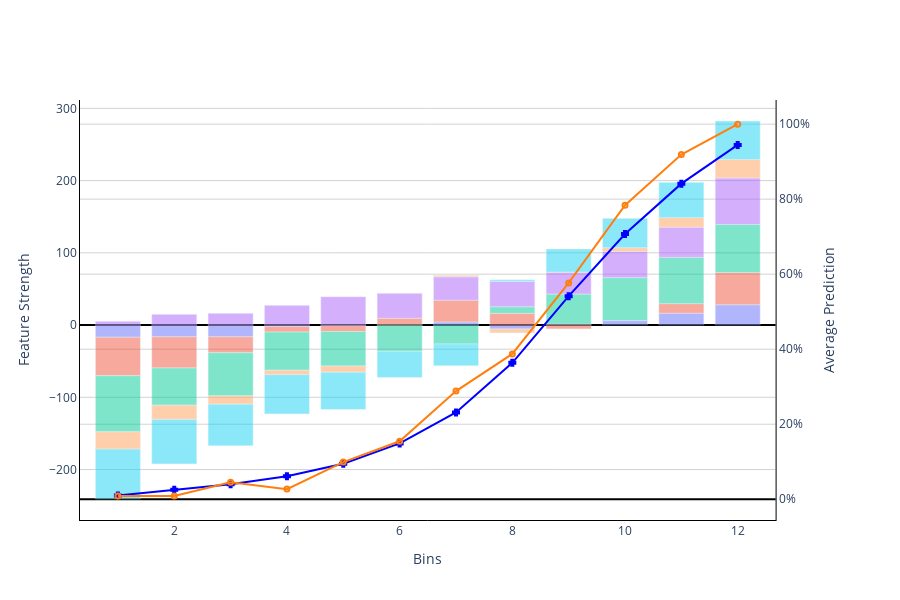

The cell this chart's notebook holds for it:
### Code cell
# plot lift chart with overlaid prediction explanations
plot_prediction_explanations_and_lift_chart(melted, project_id, showlegend=False, max_features=6, bins=12)

### Figure 1 — Plotly figure (JSON) as saved in the notebook; plotly's stock layout.template omitted (floating-point values rounded to 4 significant figures)
{"data": [{"line": {"color": "blue", "width": 2}, "marker": {"color": "blue", "line": {"color": "blue", "width": 2}, "size": 5, "symbol": "cross-open"}, "mode": "lines+markers", "name": "Predictions", "type": "scatter", "x": [1, 2, 3, 4, 5, 6, 7, 8, 9, 10, 11, 12], "xaxis": "x", "y": [0.0101, 0.02527, 0.04019, 0.06138, 0.0946, 0.1488, 0.2315, 0.3637, 0.5414, 0.707, 0.8414, 0.9446], "yaxis": "y2"}, {"line": {"color": "#ff7f0e", "width": 2}, "marker": {"color": "#ff7f0e", "line": {"color": "#ff7f0e", "width": 2}, "size": 5, "symbol": "circle-open"}, "mode": "lines+markers", "name": "Actuals", "type": "scatter", "x": [1, 2, 3, 4, 5, 6, 7, 8, 9, 10, 11, 12], "xaxis": "x", "y": [0.009009, 0.009009, 0.04505, 0.02703, 0.0991, 0.1545, 0.2883, 0.3874, 0.5766, 0.7838, 0.9189, 1], "yaxis": "y2"}, {"customdata": [[24, -16.8, "Contract_Duration"], [24, -16.16, "Contract_Duration"], [24, -16.16, "Contract_Duration"], [24, -5.307, "Contract_Duration"], [24, -2.115, "Contract_Duration"], [24, -0.8378, "Contract_Duration"], [12, 0.003807, "Contract_Duration"], [24, 1.078, "Contract_Duration"], [12, 4.27, "Contract_Duration"], [12, 6.185, "Contract_Duration"], [12, 16.4, "Contract_Duration"], [12, 28.1, "Contract_Duration"]], "hoverlabel": {"bgcolor": "white", "font": {"family": "Rockwell", "size": 16}, "namelength": -1}, "hovertemplate": "<br>Bin</b>: %{x}<br>Feature</b>: %{customdata[2]}<br>Strength</b>: %{y: .2}<br>Median Value</b>: %{customdata[0]: .3}<extra></extra>", "marker": {"color": "#636EFA"}, "name": "Contract_Duration", "opacity": 0.5, "type": "bar", "x": [1, 3, 2, 8, 4, 5, 6, 9, 7, 10, 11, 12], "y": [-16.8, -16.16, -16.16, -5.307, -2.115, -0.8378, 0.003807, 1.078, 4.27, 6.185, 16.4, 28.1]}, {"customdata": [["Rosa Groves", -53.25, "Customer_Succes_Manager"], ["Rosa Groves", -43.12, "Customer_Succes_Manager"], ["Nicolas Buxton", -22.11, "Customer_Succes_Manager"], ["Eusebio Lutz", -8.135, "Customer_Succes_Manager"], ["Brandie Tam", -7.487, "Customer_Succes_Manager"], ["Tammi Manns", -5.272, "Customer_Succes_Manager"], ["Junior Large", 0.1945, "Customer_Succes_Manager"], ["Kayla Dobbins", 9.278, "Customer_Succes_Manager"], ["Isaac Sonnier", 13.22, "Customer_Succes_Manager"], ["Hillary Cuellar", 16.21, "Customer_Succes_Manager"], ["Hillary Cuellar", 30.17, "Customer_Succes_Manager"], ["Kira Sharpe", 44.6, "Customer_Succes_Manager"]], "hoverlabel": {"bgcolor": "white", "font": {"family": "Rockwell", "size": 16}, "namelength": -1}, "hovertemplate": "<br>Bin</b>: %{x}<br>Feature</b>: %{customdata[2]}<br>Strength</b>: %{y: .2}<br>Most Frequent Value</b>: %{customdata[0]}<extra></extra>", "marker": {"color": "#EF553B"}, "name": "Customer_Succes_Manager", "opacity": 0.5, "type": "bar", "x": [1, 2, 3, 5, 4, 9, 10, 6, 11, 8, 7, 12], "y": [-53.25, -43.12, -22.11, -8.135, -7.487, -5.272, 0.1945, 9.278, 13.22, 16.21, 30.17, 44.6]}, {"customdata": [[2, -77.74, "Customers[Products_Purchased] (5 years unique count)"], [2, -59.64, "Customers[Products_Purchased] (5 years unique count)"], [2, -52.84, "Customers[Products_Purchased] (5 years unique count)"], [2, -51.67, "Customers[Products_Purchased] (5 years unique count)"], [2, -47.63, "Customers[Products_Purchased] (5 years unique count)"], [2, -36.18, "Customers[Products_Purchased] (5 years unique count)"], [2, -26.17, "Customers[Products_Purchased] (5 years unique count)"], [0, 9.151, "Customers[Products_Purchased] (5 years unique count)"], [0, 41.83, "Customers[Products_Purchased] (5 years unique count)"], [0, 59.3, "Customers[Products_Purchased] (5 years unique count)"], [0, 64.09, "Customers[Products_Purchased] (5 years unique count)"], [0, 66.53, "Customers[Products_Purchased] (5 years unique count)"]], "hoverlabel": {"bgcolor": "white", "font": {"family": "Rockwell", "size": 16}, "namelength": -1}, "hovertemplate": "<br>Bin</b>: %{x}<br>Feature</b>: %{customdata[2]}<br>Strength</b>: %{y: .2}<br>Median Value</b>: %{customdata[0]: .3}<extra></extra>", "marker": {"color": "#00CC96"}, "name": "Customers[Products_Purchased] (5 years unique count)", "opacity": 0.5, "type": "bar", "x": [1, 3, 4, 2, 5, 6, 7, 8, 9, 10, 11, 12], "y": [-77.74, -59.64, -52.84, -51.67, -47.63, -36.18, -26.17, 9.151, 41.83, 59.3, 64.09, 66.53]}, {"customdata": [[13, 5.286, "Product_Usage (180 days count)"], [12, 14.96, "Product_Usage (180 days count)"], [12.5, 16.36, "Product_Usage (180 days count)"], [11, 27.29, "Product_Usage (180 days count)"], [11, 30.35, "Product_Usage (180 days count)"], [10, 32.36, "Product_Usage (180 days count)"], [10, 34.66, "Product_Usage (180 days count)"], [10, 34.97, "Product_Usage (180 days count)"], [10, 36.13, "Product_Usage (180 days count)"], [10, 39.31, "Product_Usage (180 days count)"], [9, 41.81, "Product_Usage (180 days count)"], [7, 64.39, "Product_Usage (180 days count)"]], "hoverlabel": {"bgcolor": "white", "font": {"family": "Rockwell", "size": 16}, "namelength": -1}, "hovertemplate": "<br>Bin</b>: %{x}<br>Feature</b>: %{customdata[2]}<br>Strength</b>: %{y: .2}<br>Median Value</b>: %{customdata[0]: .3}<extra></extra>", "marker": {"color": "#AB63FA"}, "name": "Product_Usage (180 days count)", "opacity": 0.5, "type": "bar", "x": [1, 2, 3, 4, 9, 7, 6, 8, 10, 5, 11, 12], "y": [5.286, 14.96, 16.36, 27.29, 30.35, 32.36, 34.66, 34.97, 36.13, 39.31, 41.81, 64.39]}, {"customdata": [["OH", -23.91, "State"], ["TX", -19.64, "State"], ["TX", -11.61, "State"], ["TX", -8.574, "State"], ["WI", -6.2, "State"], ["OH", -5.527, "State"], ["WV", 0.07441, "State"], ["NY", 0.509, "State"], ["OH", 2.102, "State"], ["OH", 5.363, "State"], ["NY", 13.16, "State"], ["NY", 25.5, "State"]], "hoverlabel": {"bgcolor": "white", "font": {"family": "Rockwell", "size": 16}, "namelength": -1}, "hovertemplate": "<br>Bin</b>: %{x}<br>Feature</b>: %{customdata[2]}<br>Strength</b>: %{y: .2}<br>Most Frequent Value</b>: %{customdata[0]}<extra></extra>", "marker": {"color": "#FFA15A"}, "name": "State", "opacity": 0.5, "type": "bar", "x": [1, 2, 3, 5, 4, 8, 9, 6, 7, 10, 11, 12], "y": [-23.91, -19.64, -11.61, -8.574, -6.2, -5.527, 0.07441, 0.509, 2.102, 5.363, 13.16, 25.5]}, {"customdata": [[3287, -69.1, "duration(Renewal_Date, Customer_Since_Date)"], [3287, -61.6, "duration(Renewal_Date, Customer_Since_Date)"], [2922, -57.73, "duration(Renewal_Date, Customer_Since_Date)"], [2922, -54.31, "duration(Renewal_Date, Customer_Since_Date)"], [2922, -51.76, "duration(Renewal_Date, Customer_Since_Date)"], [2557, -36.38, "duration(Renewal_Date, Customer_Since_Date)"], [2557, -30.29, "duration(Renewal_Date, Customer_Since_Date)"], [1096, 2.322, "duration(Renewal_Date, Customer_Since_Date)"], [731, 32.15, "duration(Renewal_Date, Customer_Since_Date)"], [730, 40.61, "duration(Renewal_Date, Customer_Since_Date)"], [366, 48.96, "duration(Renewal_Date, Customer_Since_Date)"], [365, 53.39, "duration(Renewal_Date, Customer_Since_Date)"]], "hoverlabel": {"bgcolor": "white", "font": {"family": "Rockwell", "size": 16}, "namelength": -1}, "hovertemplate": "<br>Bin</b>: %{x}<br>Feature</b>: %{customdata[2]}<br>Strength</b>: %{y: .2}<br>Median Value</b>: %{customdata[0]: .3}<extra></extra>", "marker": {"color": "#19D3F3"}, "name": "duration(Renewal_Date, Customer_Since_Date)", "opacity": 0.5, "type": "bar", "x": [1, 2, 3, 4, 5, 6, 7, 8, 9, 10, 11, 12], "y": [-69.1, -61.6, -57.73, -54.31, -51.76, -36.38, -30.29, 2.322, 32.15, 40.61, 48.96, 53.39]}], "layout": {"barmode": "relative", "height": 600, "hoverlabel": {"bgcolor": "white", "font": {"family": "Rockwell", "size": 16}, "namelength": -1}, "legend": {"bgcolor": "rgba(255, 255, 255, 0)", "bordercolor": "rgba(255, 255, 255, 0)", "title": {"text": "Features: "}, "x": 1.1, "xanchor": "left", "y": 1, "yanchor": "top"}, "plot_bgcolor": "rgba(0,0,0,0)", "showlegend": false, "title": {"x": 0.5, "xanchor": "center", "y": 0.9, "yanchor": "top"}, "xaxis": {"anchor": "y", "domain": [0, 0.94], "linecolor": "black", "linewidth": 1, "showline": true, "title": {"text": "Bins"}}, "yaxis": {"anchor": "x", "domain": [0, 1], "gridcolor": "lightgray", "gridwidth": 1, "linecolor": "black", "linewidth": 1, "showgrid": true, "showline": true, "title": {"text": "Feature Strength"}, "zeroline": true, "zerolinecolor": "black", "zerolinewidth": 2}, "yaxis2": {"anchor": "x", "gridcolor": "lightgray", "gridwidth": 1, "linecolor": "black", "linewidth": 1, "overlaying": "y", "showgrid": true, "showline": true, "side": "right", "tickformat": ",.0%", "title": {"text": "Average Prediction"}, "zeroline": true, "zerolinecolor": "black", "zerolinewidth": 2}}}
